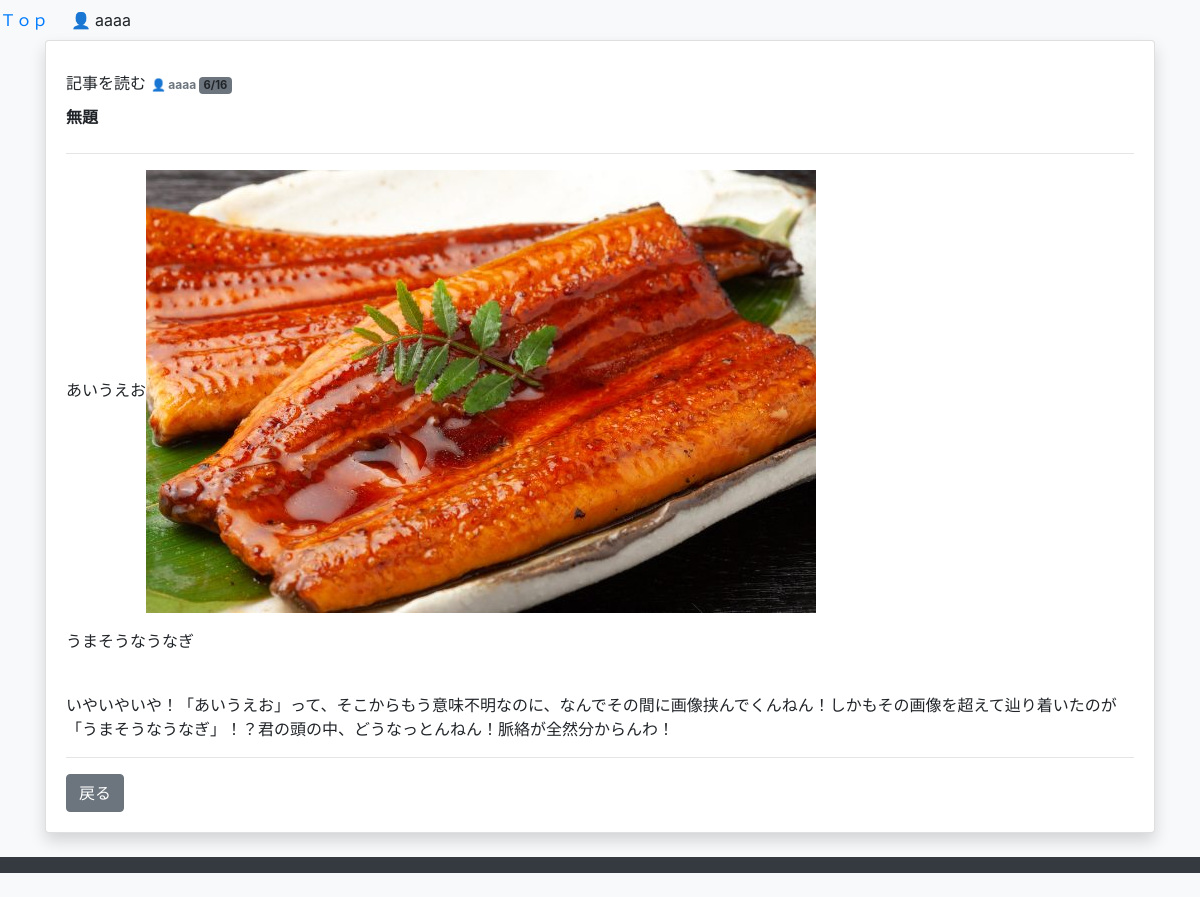
Page /detail/26/?q=&all_blogs= (signed in) on the committed database.
### Suggestion/models.py (models this page shows, shortened)
class Memo(models.Model):
    author = models.ForeignKey(User, on_delete=models.CASCADE, related_name='memos')
    title = models.CharField(max_length=200)  # タイトル（最大200文字）
    content = models.TextField()               # メモ本文
    created_at = models.DateTimeField(auto_now_add=True)  # 作成日時（自動設定）
    updated_at = models.DateTimeField(auto_now=True)      # 更新日時（自動設定）
    likes = models.ManyToManyField(User, related_name='liked_posts', blank=True)
    total_likes_count = models.IntegerField(default=0)
    views_count = models.IntegerField(default=0) # 閲覧数
    class Meta:#自動生成のルール（アプリ名が blog なら blog_memo等）を無視して、データベース上でのテーブル名を強制的に Memo という名前に固定
        db_table='Memo'

### Suggestion/views.py (the view)
# urls.py: path('detail/<int:pk>/', views.memo_detail, name='memo_detail'),  # ← 閲覧専用
def memo_detail(request, pk):
    memo = get_object_or_404(Memo, pk=pk)#SQLエラーが出たときの対処
    session_like_key = f'user_liked_{pk}'
    liked_by_session = request.session.get(session_like_key, False)
    if not request.user.is_authenticated:
        session_view_key = f'viewed_memo_{pk}'
        if not request.session.get(session_view_key, False):
            memo.views_count = (memo.views_count or 0) + 1
            memo.save()
            request.session[session_view_key] = True
    return render(request, 'edit/memo_detail.html', {
        'memo': memo,
        'liked_by_session': liked_by_session,
    })

### Suggestion/templates/edit/memo_detail.html (shortened to what this page needs)
{% extends 'edit/base.html' %}
{% block content %}
<div class="card shadow">
    <div class="card-body">
        <div style="height:10px;">&nbsp;</div>
        <div>
            <span class="title-like-h2 d-inline-block">記事を読む</span>
            <span class="text-secondary" style="font-size: 0.75rem; font-weight: bold;">
                👤 {{ memo.author.username }}
            </span>
            <span class="badge bg-secondary" style="font-size: 0.7rem; font-weight: bold;">
                {{ memo.created_at|date:"n/j" }}
            </span>
        </div>
        <div style="height:10px;"></div>
        <label class="form-label">{{ memo.title }}</label>
        <hr>
        <div class="memo-content">
            {{ memo.content|safe }}
        </div>
        <hr>
        <a href="{% url 'memo_list' %}?q={{ request.GET.q }}&all_blogs={{ request.GET.all_blogs }}"
           class="btn btn-secondary">戻る</a>
    </div>
</div>
{% endblock %}

### Suggestion/templates/edit/base.html (shortened to what this page needs)
{% load static %}
<!DOCTYPE html>
<html lang="ja">
<head>
    <link href="https://stackpath.bootstrapcdn.com/bootstrap/4.5.2/css/bootstrap.min.css" rel="stylesheet">
    <link href="https://cdnjs.cloudflare.com/ajax/libs/summernote/0.8.18/summernote-bs4.min.css" rel="stylesheet">
</head>
<body class="bg-light">
    <div class="w-full flex justify-end items-center space-x-4 text-sm text-gray-600 pr-4 py-2">
        <a href="{% url 'post_list' %}" class="text-blue-500 hover:underline">Ｔｏｐ</a>
         {% if user.is_authenticated %}
            &nbsp; &nbsp;   <span>👤 {{ user.username }}</span>
        {% endif %}
    </div>
    <div class="container">
        {% block content %}
        {% endblock %}
    </div>
    <br>
    <nav class="navbar navbar-dark bg-dark mb-4">
    </nav>
</body>
</html>

### Suggestion/templates/edit/memo_detail.html (style rules this page uses)
.form-label { font-weight: bold; }

### rows in the picture
Memo: author.username "aaaa", created_at "6/16", title "無題", content "あいうえお うまそうなうなぎ いやいやいや！「あいうえお」って、そこからもう意味不明なのに、なんでその間に画像挟んでくんねん！しかもその画像を超えて辿り着いたのが「うまそうなうなぎ」！？君の頭の中、どうなっとんねん！脈絡が全然分からんわ！", content (picture)

### other values in the picture
{{ user.username }} "aaaa"
